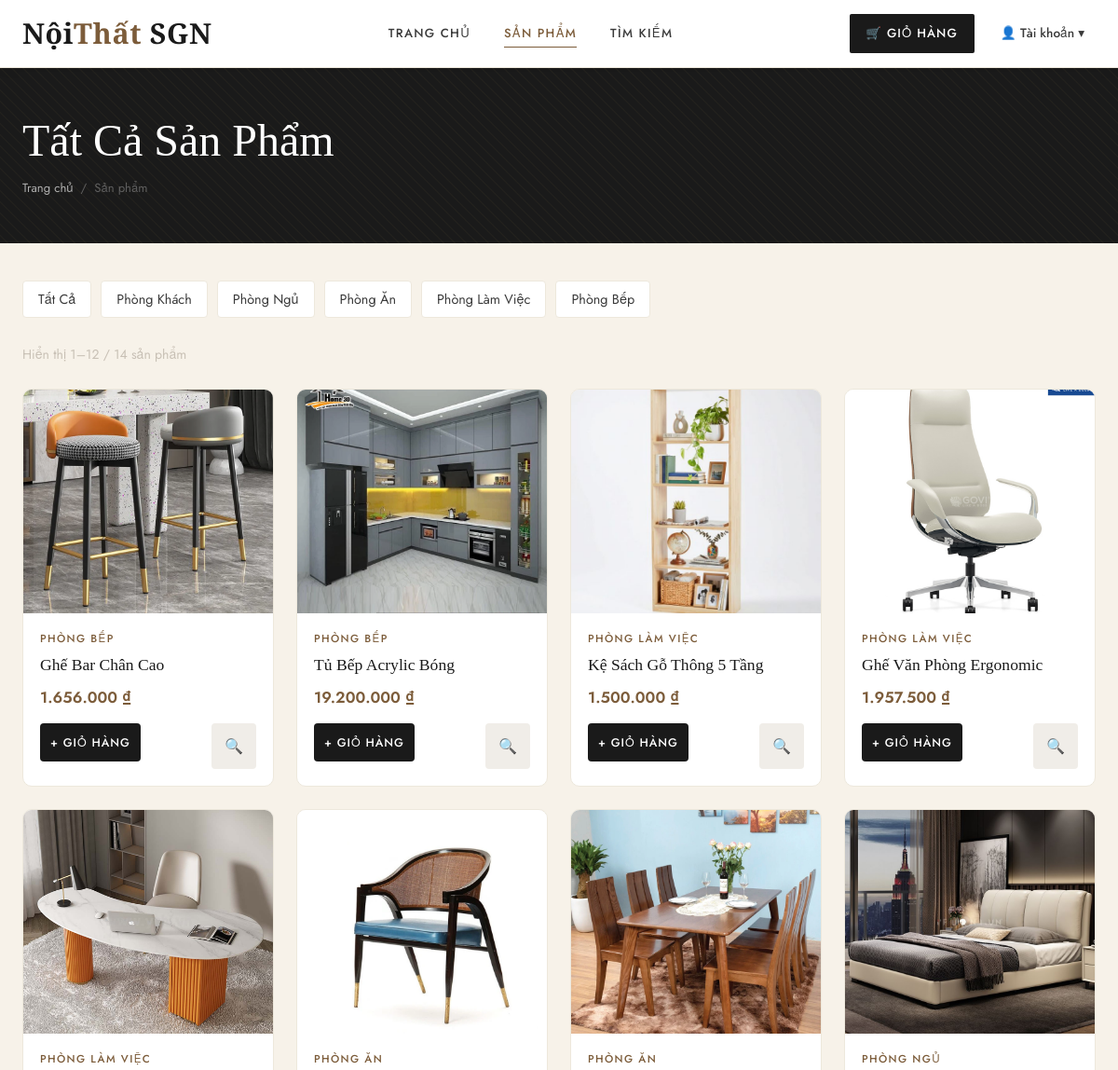
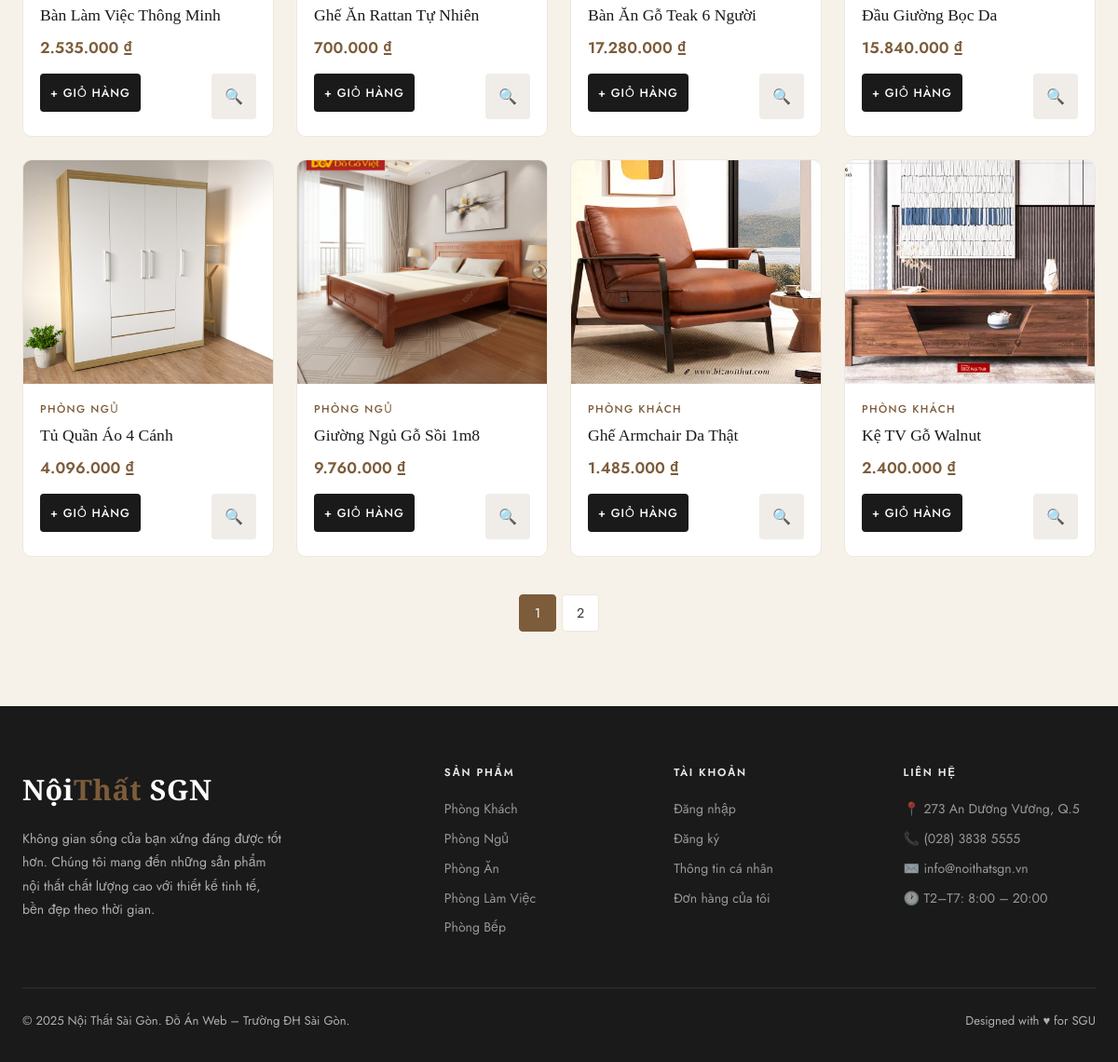
Screenshot of /NoiThat/products.php with the database file from the repository (2 pictures, top to bottom).
### tables this page shows
CREATE TABLE `loai_sp` (
  `ma_loai` int(11) NOT NULL,
  `ten_loai` varchar(100) NOT NULL,
  `mo_ta` text DEFAULT NULL,
  `trang_thai` tinyint(1) DEFAULT 1 COMMENT '1=hiện, 0=ẩn',
  `created_at` datetime DEFAULT current_timestamp()
);

CREATE TABLE `san_pham` (
  `ma_sp` int(11) NOT NULL,
  `ma_loai` int(11) NOT NULL,
  `ten_sp` varchar(200) NOT NULL,
  `mo_ta` text DEFAULT NULL,
  `don_vi_tinh` varchar(30) DEFAULT 'Cái',
  `hinh` varchar(255) DEFAULT NULL,
  `tl_loi_nhuan` decimal(5,2) DEFAULT 20.00 COMMENT '% lợi nhuận mặc định',
  `trang_thai` tinyint(1) DEFAULT 1 COMMENT '1=đang bán, 0=ẩn',
  `created_at` datetime DEFAULT current_timestamp()
);

### NoiThat/products.php (the view, shortened to what this page needs)
<?php
require_once __DIR__ . '/config/db.php';
require_once __DIR__ . '/includes/functions.php';
$per_page = 12;
$page     = max(1, (int)($_GET['page'] ?? 1));
$loai     = (int)($_GET['loai'] ?? 0);
$offset   = ($page - 1) * $per_page;
$where = "sp.trang_thai=1 AND ls.trang_thai=1";
$count_r = $conn->query("SELECT COUNT(*) FROM san_pham sp JOIN loai_sp ls ON sp.ma_loai=ls.ma_loai WHERE $where");
$total   = (int)$count_r->fetch_row()[0];
$san_phams = $conn->query("
    SELECT sp.*, ls.ten_loai, tk.so_luong as ton_kho, tk.gia_von,
           COALESCE(gb.tl_loi_nhuan, sp.tl_loi_nhuan) as tl_loi_nhuan
    FROM san_pham sp
    JOIN loai_sp ls ON sp.ma_loai=ls.ma_loai
    LEFT JOIN ton_kho tk ON sp.ma_sp=tk.ma_sp
    LEFT JOIN gia_ban gb ON sp.ma_sp=gb.ma_sp
    WHERE $where ORDER BY sp.created_at DESC
    LIMIT $per_page OFFSET $offset
");
$loai_info = null;
$url_pattern = SITE_URL . '/products.php?' . ($loai > 0 ? "loai=$loai&" : '') . 'page=%d';
include __DIR__ . '/includes/header.php';
?>
<div class="page-header">
    <div class="container">
        <h1><?= $loai_info ? htmlspecialchars($loai_info['ten_loai']) : 'Tất Cả Sản Phẩm' ?></h1>
        <div class="breadcrumb">
            <a href="<?= SITE_URL ?>">Trang chủ</a>
            <span>/</span>
            <?php if ($loai_info): ?>
            <a href="<?= SITE_URL ?>/products.php">Sản phẩm</a>
            <span>/</span>
            <span><?= htmlspecialchars($loai_info['ten_loai']) ?></span>
            <?php else: ?>
            <span>Sản phẩm</span>
            <?php endif; ?>
        </div>
    </div>
</div>
<section class="py-section" style="padding:40px 0 80px;">
    <div class="container">
        <div style="display:flex;gap:10px;flex-wrap:wrap;margin-bottom:28px;">
            <a href="<?= SITE_URL ?>/products.php"
               class="page-btn <?= $loai===0?'active':'' ?>"
               style="padding:0 16px;min-width:auto;width:auto;">Tất Cả</a>
            <?php
            $cats = $conn->query("SELECT * FROM loai_sp WHERE trang_thai=1 ORDER BY ma_loai");
            while ($cat = $cats->fetch_assoc()):
            ?>
            <a href="<?= SITE_URL ?>/products.php?loai=<?= $cat['ma_loai'] ?>"
               class="page-btn <?= $loai==$cat['ma_loai']?'active':'' ?>"
               style="padding:0 16px;min-width:auto;width:auto;">
               <?= htmlspecialchars($cat['ten_loai']) ?>
            </a>
            <?php endwhile; ?>
        </div>
        <p class="text-muted mb-24" style="font-size:0.88rem;">
            Hiển thị <?= min($offset+1,$total) ?>–<?= min($offset+$per_page,$total) ?> / <?= $total ?> sản phẩm
        </p>
        <?php if ($total === 0): ?>
        <div class="empty-state">
            <div class="empty-icon">🛋️</div>
            <h3>Không có sản phẩm nào</h3>
            <p>Chưa có sản phẩm trong danh mục này.</p>
            <a href="<?= SITE_URL ?>/products.php" class="btn-primary">Xem tất cả sản phẩm</a>
        </div>
        <?php else: ?>
        <div class="product-grid">
            <?php while ($sp = $san_phams->fetch_assoc()):
                $gia_ban = ($sp['gia_von'] ?? 0) * (1 + ($sp['tl_loi_nhuan'] ?? 20) / 100);
                $ton     = (int)($sp['ton_kho'] ?? 0);
            ?>
            <div class="product-card">
                <a href="<?= SITE_URL ?>/product-detail.php?id=<?= $sp['ma_sp'] ?>" class="product-img">
                    <?php if ($sp['hinh'] && file_exists(UPLOAD_PATH . $sp['hinh'])): ?>
                        <img src="<?= UPLOAD_URL . $sp['hinh'] ?>" alt="<?= htmlspecialchars($sp['ten_sp']) ?>">
                    <?php else: ?>
                        <span class="no-img">🛋️</span>
                    <?php endif; ?>
                </a>
                <div class="product-info">
                    <div class="product-category"><?= htmlspecialchars($sp['ten_loai']) ?></div>
                    <a href="<?= SITE_URL ?>/product-detail.php?id=<?= $sp['ma_sp'] ?>" class="product-name"><?= htmlspecialchars($sp['ten_sp']) ?></a>
                    <div class="product-price"><?= formatMoney($gia_ban) ?></div>
                    <div class="product-actions">
                        <?php if ($ton > 0): ?>
                        <form method="POST" action="<?= SITE_URL ?>/cart.php" style="flex:1">
                            <button type="submit" class="btn-cart">+ Giỏ Hàng</button>
                        </form>
                        <?php else: ?>
                        <button class="btn-cart" disabled style="flex:1">Hết Hàng</button>
                        <?php endif; ?>
                        <a href="<?= SITE_URL ?>/product-detail.php?id=<?= $sp['ma_sp'] ?>" class="btn-detail">🔍</a>
                    </div>
                </div>
            </div>
            <?php endwhile; ?>
        </div>
        <?= paginate($total, $page, $per_page, $url_pattern) ?>
        <?php endif; ?>
    </div>
</section>
<?php include __DIR__ . '/includes/footer.php'; ?>

### NoiThat/assets/css/style.css (style rules this page uses)
:root { --cream: #F7F2E9; --cream-dark: #EDE8DC; --charcoal: #1A1A1A; --charcoal-mid:#3A3A3A; --walnut: #7C5C3A; --walnut-light:#A07A50; --gold: #C4A55A; --gold-light: #DEC27A; --white: #FFFFFF; --gray-light: #F0EDE8; --gray-mid: #C8C0B5; --red: #C0392B; --green: #27AE60; --blue: #2980B9; --font-display: 'Cormorant Garamond', Georgia, serif; --font-body: 'Jost', 'Helvetica Neue', sans-serif; --radius: 4px; --radius-lg: 10px; --shadow: 0 2px 16px rgba(0,0,0,0.08); --shadow-lg: 0 8px 40px rgba(0,0,0,0.14); --transition: all 0.3s cubic-bezier(0.4,0,0.2,1); }
*, *::before, *::after { box-sizing: border-box; margin: 0; padding: 0; }
html { scroll-behavior: smooth; }
body { font-family: var(--font-body); background: var(--cream); color: var(--charcoal); font-size: 15px; line-height: 1.7; -webkit-font-smoothing: antialiased; }
a { color: inherit; text-decoration: none; transition: var(--transition); }
img { max-width: 100%; display: block; }
input, select, textarea, button { font-family: var(--font-body); }
h1, h2, h3, h4, h5 { font-family: var(--font-display); font-weight: 400; line-height: 1.25; color: var(--charcoal); }
h1 { font-size: clamp(2rem, 4vw, 3.5rem); }
.container { max-width: 1280px; margin: 0 auto; padding: 0 24px; }
section.py-section { padding: 80px 0; }
.product-grid { display: grid; grid-template-columns: repeat(4,1fr); gap: 24px; }
.product-card { background: var(--white); border-radius: var(--radius-lg); overflow: hidden; border: 1px solid var(--cream-dark); transition: var(--transition); display: flex; flex-direction: column; }
.product-img { height: 240px; overflow: hidden; background: var(--gray-light); display: flex; align-items: center; justify-content: center; position: relative; }
.product-img img { width:100%; height:100%; object-fit:cover; transition: transform 0.5s ease; }
.product-info { padding: 18px; flex: 1; display: flex; flex-direction: column; }
.product-category { font-size: 0.72rem; font-weight: 500; letter-spacing: 0.12em; text-transform: uppercase; color: var(--walnut); margin-bottom: 6px; }
.product-name { font-family: var(--font-display); font-size: 1.1rem; color: var(--charcoal); margin-bottom: 8px; line-height: 1.35; flex: 1; }
.product-price { font-size: 1.05rem; font-weight: 600; color: var(--walnut); margin-bottom: 14px; }
.product-actions { display: flex; gap: 8px; }
.btn-cart { flex: 1; background: var(--charcoal); color: var(--white); border: none; padding: 11px; cursor: pointer; font-size: 0.78rem; font-weight: 500; letter-spacing: 0.08em; text-transform: uppercase; border-radius: var(--radius); transition: var(--transition); }
.btn-detail { background: var(--gray-light); color: var(--charcoal-mid); border: none; padding: 11px 14px; cursor: pointer; border-radius: var(--radius); transition: var(--transition); font-size: 1rem; }
.page-header { background: var(--charcoal); padding: 48px 0; position: relative; overflow: hidden; }
.page-header::before { content:''; position:absolute; inset:0; background: repeating-linear-gradient(45deg, rgba(196,165,90,0.04) 0, rgba(196,165,90,0.04) 1px, transparent 0, transparent 50%); background-size: 12px 12px; }
.page-header h1 { color: var(--white); font-family: var(--font-display); font-weight: 300; position: relative; }
.breadcrumb { display: flex; align-items: center; gap: 8px; font-size: 0.82rem; color: rgba(255,255,255,0.5); margin-top: 10px; position: relative; }
.breadcrumb a { color: rgba(255,255,255,0.65); }
.breadcrumb span { color: rgba(255,255,255,0.3); }
.page-btn { width:40px; height:40px; border:1px solid var(--cream-dark); border-radius:var(--radius); display:flex; align-items:center; justify-content:center; font-size:0.9rem; color:var(--charcoal-mid); background:var(--white); transition:var(--transition); }
.text-muted { color:var(--gray-mid); }
.mb-24 { margin-bottom:24px; }

### rows the page displays
loai_sp: ten_loai "Phòng Khách"
loai_sp: ten_loai "Phòng Ngủ"
loai_sp: ten_loai "Phòng Ăn"
loai_sp: ten_loai "Phòng Làm Việc"
loai_sp: ten_loai "Phòng Bếp"
san_pham: hinh (picture), ma_loai.ten_loai "PHÒNG BẾP", ten_sp "Ghế Bar Chân Cao", gia_ban "1.656.000 ₫"
san_pham: hinh (picture), ma_loai.ten_loai "PHÒNG BẾP", ten_sp "Tủ Bếp Acrylic Bóng", gia_ban "19.200.000 ₫"
san_pham: hinh (picture), ma_loai.ten_loai "PHÒNG LÀM VIỆC", ten_sp "Kệ Sách Gỗ Thông 5 Tầng", gia_ban "1.500.000 ₫"
san_pham: hinh (picture), ma_loai.ten_loai "PHÒNG LÀM VIỆC", ten_sp "Ghế Văn Phòng Ergonomic", gia_ban "1.957.500 ₫"
san_pham: hinh (picture), ma_loai.ten_loai "PHÒNG LÀM VIỆC", ten_sp "Bàn Làm Việc Thông Minh", gia_ban "2.535.000 ₫"
san_pham: hinh (picture), ma_loai.ten_loai "PHÒNG ĂN", ten_sp "Ghế Ăn Rattan Tự Nhiên", gia_ban "700.000 ₫"
san_pham: hinh (picture), ma_loai.ten_loai "PHÒNG ĂN", ten_sp "Bàn Ăn Gỗ Teak 6 Người", gia_ban "17.280.000 ₫"
san_pham: hinh (picture), ma_loai.ten_loai "PHÒNG NGỦ", ten_sp "Đầu Giường Bọc Da", gia_ban "15.840.000 ₫"
san_pham: hinh (picture), ma_loai.ten_loai "PHÒNG NGỦ", ten_sp "Tủ Quần Áo 4 Cánh", gia_ban "4.096.000 ₫"
san_pham: hinh (picture), ma_loai.ten_loai "PHÒNG NGỦ", ten_sp "Giường Ngủ Gỗ Sồi 1m8", gia_ban "9.760.000 ₫"
san_pham: hinh (picture), ma_loai.ten_loai "PHÒNG KHÁCH", ten_sp "Ghế Armchair Da Thật", gia_ban "1.485.000 ₫"
san_pham: hinh (picture), ma_loai.ten_loai "PHÒNG KHÁCH", ten_sp "Kệ TV Gỗ Walnut", gia_ban "2.400.000 ₫"

### other values shown
min($offset+1,$total) "1"
min($offset+$per_page,$total) "12"
$total "14"
